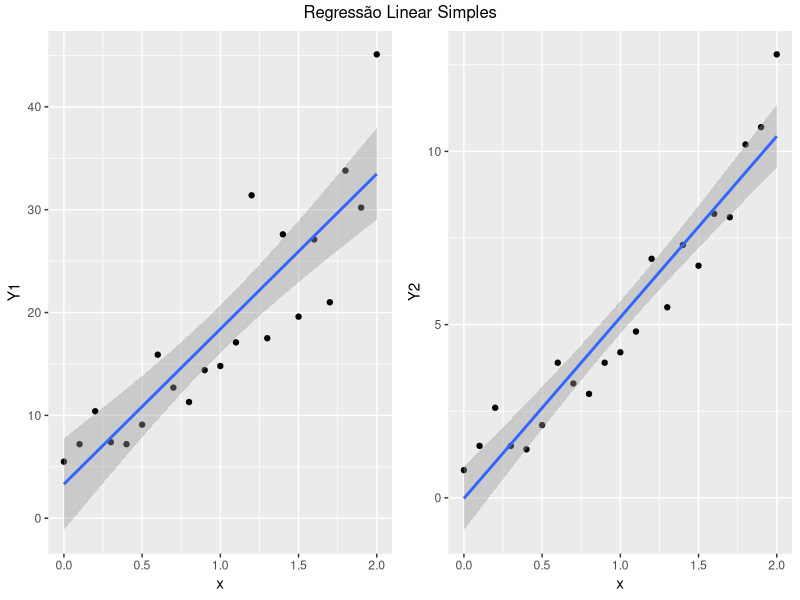
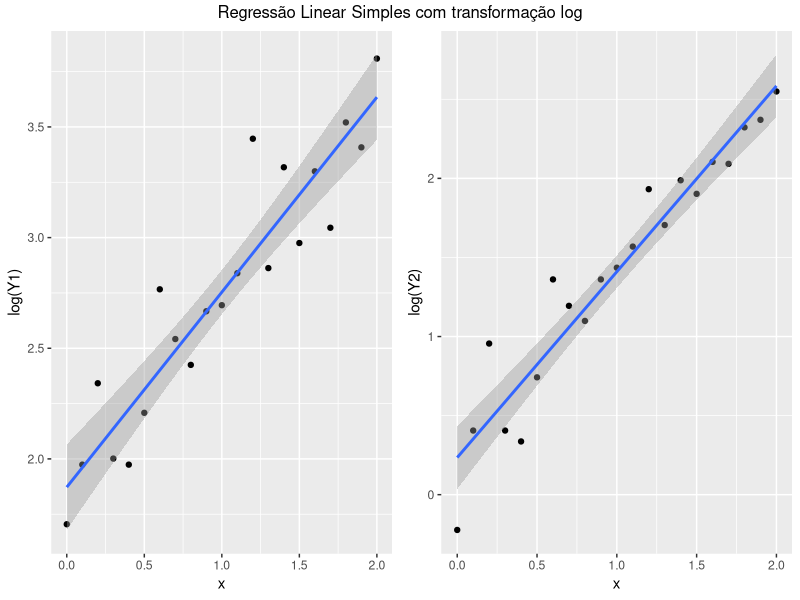
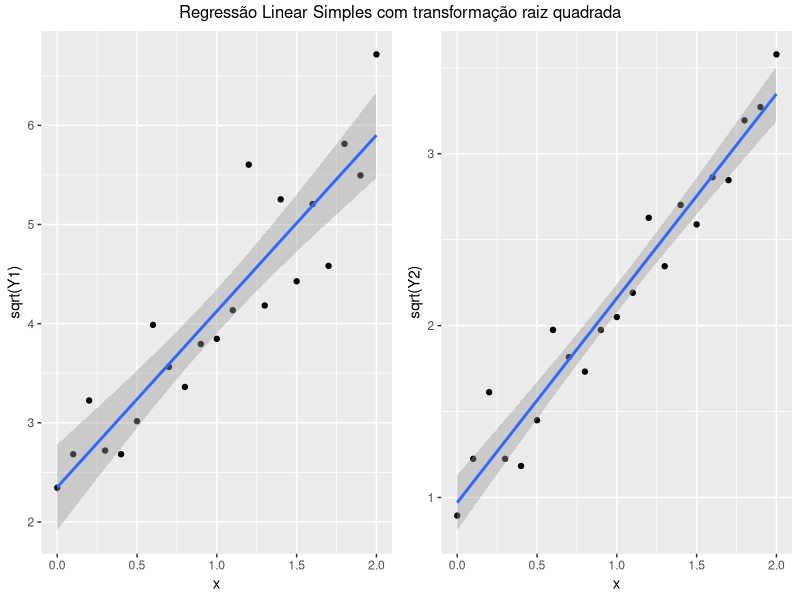
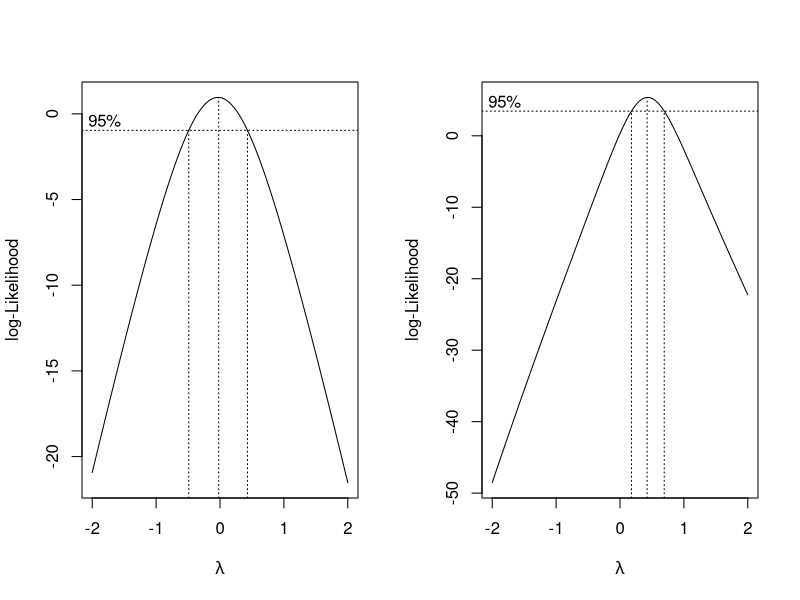
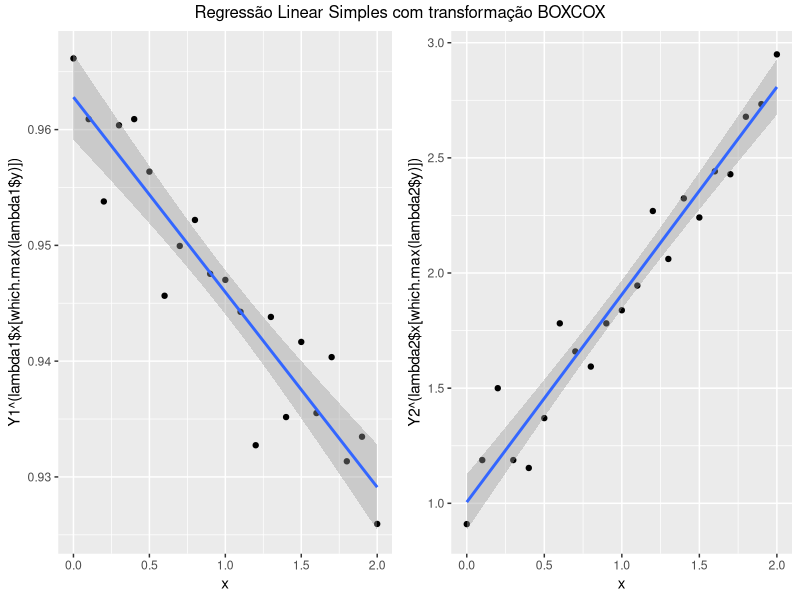
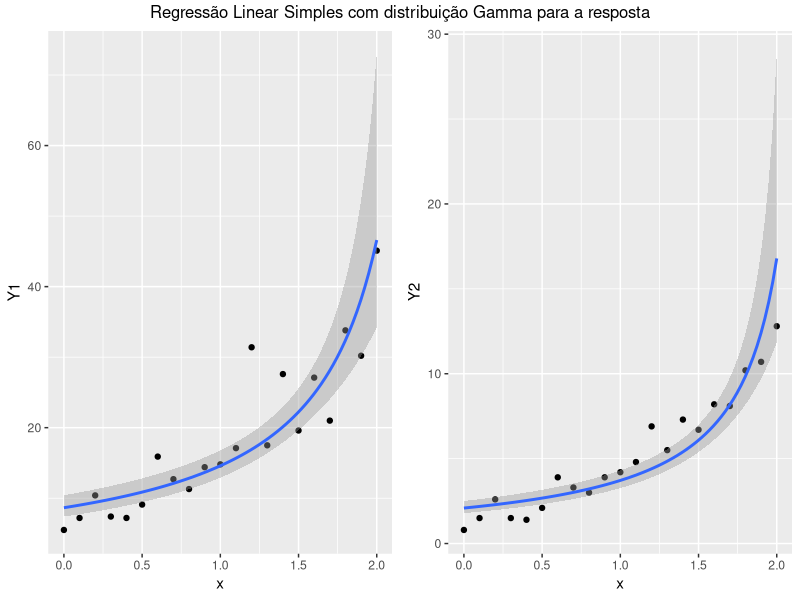
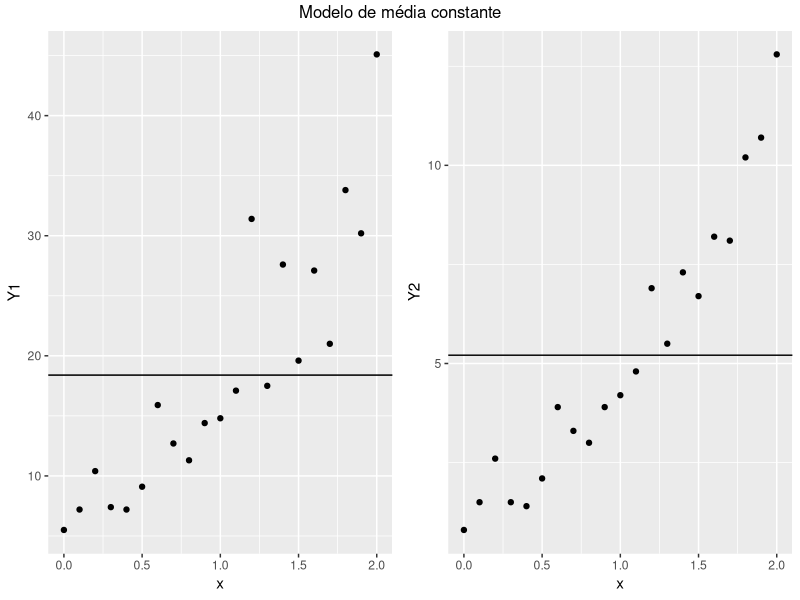
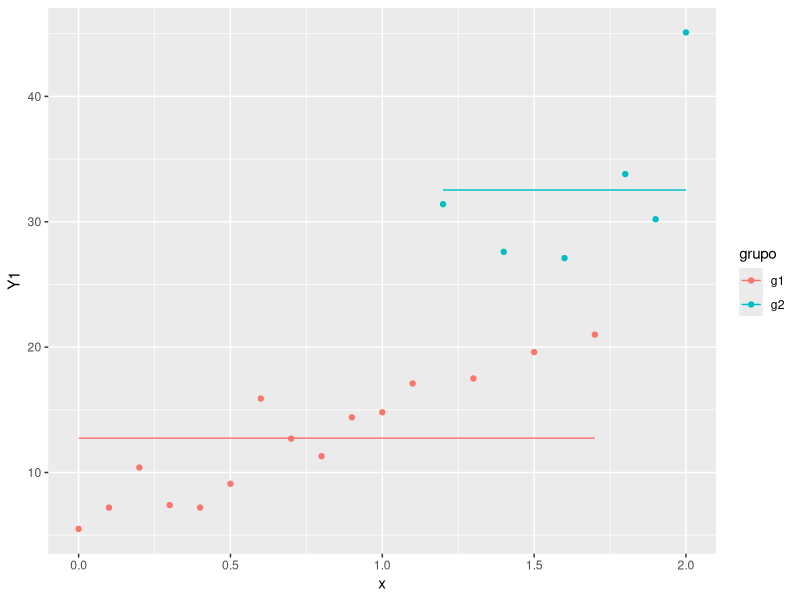

Write the R code that produced these figures, in order. (Note: this script raises an error after producing the figures.)
# Andryas Waurzenczak
library(tidyverse)


# ==================================================================================================
# 1. Utilizando este arquivo de dados, efetue as análises das regressões de Y1 vs x e Y2 vs x,
# cada uma delas com os modelos de regressão linear simples inicialmente e depois com:
# ==================================================================================================

## Baixa os dados
# download.file("www.leg.ufpr.br/lib/exe/fetch.php/disciplinas:ce092-2015-02:df02.txt",
#               destfile = "data/dados07-08.txt")

df <- read.table("data/dados07-08.txt", dec =  ".", header = TRUE)

gridExtra::grid.arrange(
  ggplot(df, aes(x = x, y = Y1)) + geom_point()  + stat_smooth(method = "lm"),
  ggplot(df, aes(x = x, y = Y2)) + geom_point()  + stat_smooth(method = "lm"),
  top = "Regressão Linear Simples",
  ncol = 2
  )

gridExtra::grid.arrange(
  ggplot(df, aes(x = x, y = log(Y1))) + geom_point()  + stat_smooth(method = "lm"),
  ggplot(df, aes(x = x, y = log(Y2))) + geom_point()  + stat_smooth(method = "lm"),
  top = "Regressão Linear Simples com transformação log",
  ncol = 2
  )

gridExtra::grid.arrange(
  ggplot(df, aes(x = x, y = sqrt(Y1))) + geom_point()  + stat_smooth(method = "lm"),
  ggplot(df, aes(x = x, y = sqrt(Y2))) + geom_point()  + stat_smooth(method = "lm"),
  top = "Regressão Linear Simples com transformação raiz quadrada",
  ncol = 2
  )

par(mfrow=c(1,2))
lambda1 <- MASS::boxcox(Y1 ~ x, data = df)
lambda2 <- MASS::boxcox(Y2 ~ x, data = df)

gridExtra::grid.arrange(
  ggplot(df, aes(x = x, y = Y1^(lambda1$x[which.max(lambda1$y)]))) + geom_point()  + stat_smooth(method = "lm"),
  ggplot(df, aes(x = x, y = Y2^(lambda2$x[which.max(lambda2$y)]))) + geom_point()  + stat_smooth(method = "lm"),
  top = "Regressão Linear Simples com transformação BOXCOX",
  ncol = 2
  )

gridExtra::grid.arrange(
  ggplot(df, aes(x = x, y = Y1)) + geom_point()  + stat_smooth(method = "glm",
                                                               method.args = list(family = Gamma)),
  ggplot(df, aes(x = x, y = Y2)) + geom_point()  + stat_smooth(method = "glm",
                                                               method.args = list(family = Gamma)),
  top = "Regressão Linear Simples com distribuição Gamma para a resposta",
  ncol = 2
  )


# ==================================================================================================
# 2. Ainda utilizando os mesmos dados, ajuste modelos:
# ==================================================================================================

## I
## de média constante,
m1y1 <- mean(df$Y1)
m1y1

m1y2 <- mean(df$Y2)
m1y2

gridExtra::grid.arrange(
  ggplot(df, aes(x = x, y = Y1)) + geom_point() + geom_hline(yintercept = m1y1),
  ggplot(df, aes(x = x, y = Y2)) + geom_point() + geom_hline(yintercept = m1y2),
  top = "Modelo de média constante",
  ncol = 2
  )



## II
## e médias constantes por partes/intervalos

# Função soma de quadrados do resíduo
sqres <- function(obs, pred) {
  sum((obs - pred)^2)
}

media_por_partes <- lapply(df$Y1, function(x) {
  g1 <- df$Y1[df$Y1 <= x]
  g2 <- df$Y1[df$Y1 > x]

  data.frame(
    sqres = sqres(mean(g1),g1) + sqres(mean(g2),g2),
    corte = x
  )
})

media_por_partes <- do.call(rbind, media_por_partes)
media_por_partes


corte <- media_por_partes[which.min(media_por_partes$sqres),]$corte
media_por_partes[media_por_partes$corte == corte, ]

df$grupo <- ifelse(df$Y1 <= corte, "g1", "g2")

meanData <- df %>%
  group_by(grupo) %>%
  summarise(mean = mean(Y1),
            min = min(x),
            max = max(x))


ggplot(df, aes(x = x, y = Y1, group = grupo, colour = grupo)) + geom_point() +
  geom_segment(data = meanData, aes(x = min, xend = max, y = mean, yend = mean))

ggplot(df, aes(x = x, y = Y1, group = x > 1.2, colour = x > 1.2)) + geom_point() +
  stat_smooth(method = "lm")


## III
## de regressão linear simples

m1 <- lm(Y1 ~ x, data = df[df$x > 1.2,])
m1
m2 <- lm(Y1 ~ x, data = df[df$x <= 1.2,])
m2
sum(residuals(m1)^2) + sum(residuals(m2)^2)

## IV
## de regressão segmentada. Defina (arbitrariamente) um "ponto de corte" em 1,2
lm_segment <- lapply(df$x, function(x) {
  g1 <- df[df$x <= x,]
  g2 <- df[df$x > x,]

  m1 <- if(nrow(g1) != 0) lm(Y1 ~ x, data = g1)
  m2 <- if(nrow(g2) != 0) lm(Y1 ~ x, data = g2)

  data.frame(
    sqres = sum(c(if(!is.null(m1)) sum(residuals(m1)^2),
                  if(!is.null(m2)) sum(residuals(m2)^2))),
    corte = x
  )

})

lm_segment <- do.call(rbind, lm_segment)
lm_segment

corte2 <- lm_segment[which.min(lm_segment$sqres),"corte"]
lm_segment[lm_segment$corte == corte2,]


df$grupo2 <- ifelse(df$x <= corte2, "g1", "g2")

ggplot(df, aes(x = x, y = Y1, group = grupo2, colour = grupo2)) + geom_point() +
  stat_smooth(method = "lm")


df %>%
  group_by(grupo2) %>%
  do(fit = lm(Y1 ~ x, data = .)) %>%
  broom::tidy(fit)
